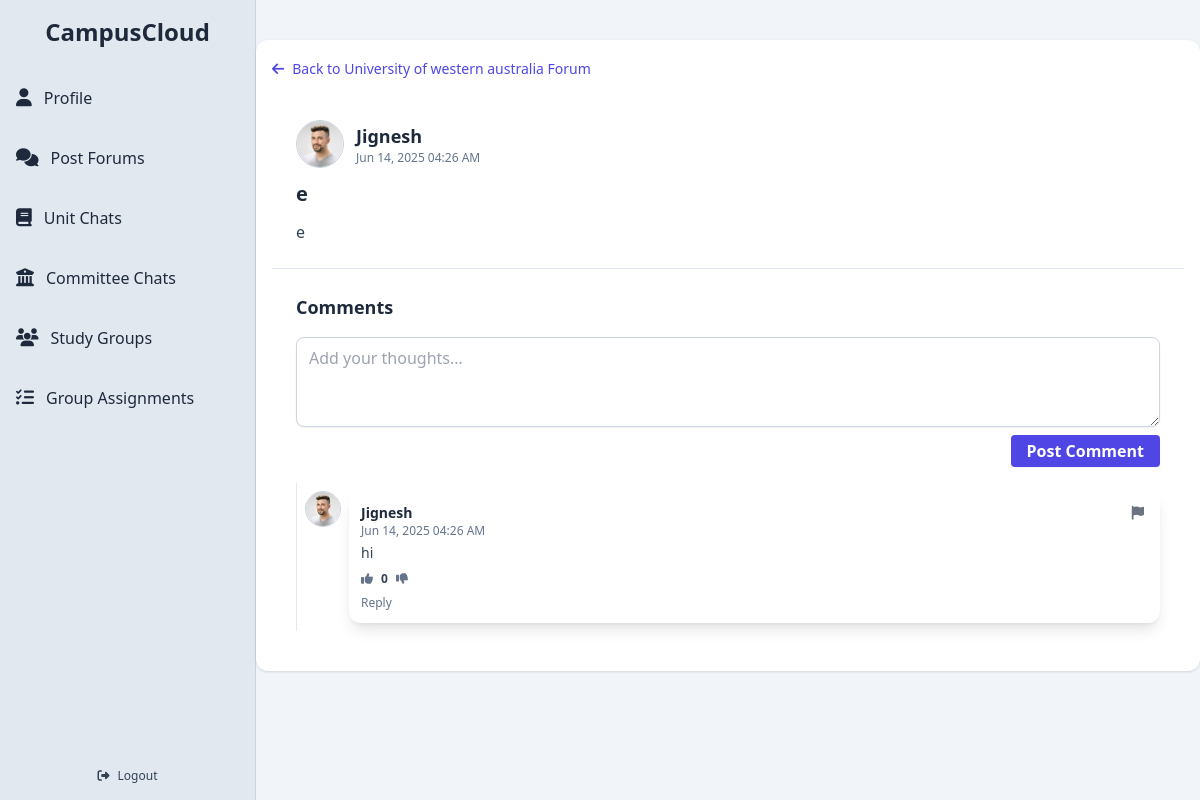
Page /post/7 on the committed database.
### app/models.py (models this page shows, shortened)
class User(db.Model, UserMixin):
    __tablename__ = 'users'
    id = db.Column(db.Integer, primary_key=True)
    display_name = db.Column(db.String(100))
    student_number = db.Column(db.String(50), nullable=False)
    email = db.Column(db.String(120), unique=True, nullable=False)
    password_hash = db.Column(db.String(128), nullable=False)
    bio = db.Column(db.Text)
    job_title = db.Column(db.String(100))
    phone = db.Column(db.String(20))
    university = db.Column(db.String(100))
    faculty = db.Column(db.String(100))
    major = db.Column(db.String(100))
    quote = db.Column(db.Text)
    skills = db.Column(db.Text)
    profile_picture = db.Column(db.String(255))
    cover_picture = db.Column(db.String(255))
    created_at = db.Column(db.DateTime, default=db.func.now())
    committees = db.relationship('Committee', secondary=user_committees, backref='members', lazy='dynamic')
    posts = db.relationship('Post', backref='author', cascade='all, delete-orphan', passive_deletes=True, lazy='dynamic')
    comments = db.relationship('Comment', backref='author', cascade='all, delete-orphan', passive_deletes=True, lazy='dynamic')
    liked_posts = db.relationship('Post', secondary=post_likes, backref=db.backref('likers', lazy='dynamic'))
    followers = db.relationship(
        'User', secondary=user_followers,
        primaryjoin=(user_followers.c.followed_id == id),
        secondaryjoin=(user_followers.c.follower_id == id),
        backref=db.backref('following', lazy='dynamic'),
        lazy='dynamic'
    )
    @property
    def skills_list(self):
        return [skill.strip() for skill in self.skills.split(',')] if self.skills else []

class Post(db.Model):
    __tablename__ = 'posts'
    id = db.Column(db.Integer, primary_key=True)
    title = db.Column(db.String(200))
    content = db.Column(db.Text, nullable=False)
    image_url = db.Column(db.String(255))
    created_at = db.Column(db.DateTime, default=db.func.now())
    user_id = db.Column(db.Integer, db.ForeignKey('users.id', ondelete='CASCADE', name='fk_posts_user_id'), nullable=False)
    committee_id = db.Column(db.Integer, db.ForeignKey('committees.id', ondelete='SET NULL', name='fk_posts_committee_id'), nullable=True)
    forum_id = db.Column(db.Integer, db.ForeignKey('forums.id', ondelete='SET NULL', name='fk_posts_forum_id'), nullable=True)
    committee = db.relationship('Committee', backref='posts', lazy='joined')
    comments = db.relationship('Comment', backref='post', cascade='all, delete-orphan', passive_deletes=True, lazy='dynamic')

class Comment(db.Model):
    __tablename__ = 'comments'
    id = db.Column(db.Integer, primary_key=True)
    content = db.Column(db.Text, nullable=False)
    created_at = db.Column(db.DateTime, default=db.func.now())
    post_id = db.Column(db.Integer, db.ForeignKey('posts.id', ondelete='CASCADE', name='fk_comments_post_id'), nullable=False)
    user_id = db.Column(db.Integer, db.ForeignKey('users.id', ondelete='CASCADE', name='fk_comments_user_id'), nullable=False)
    parent_id = db.Column(db.Integer, db.ForeignKey('comments.id', ondelete='CASCADE', name='fk_comments_parent_id'), nullable=True)
    replies = db.relationship(
        'Comment',
        backref=db.backref('parent', remote_side=[id]),
        cascade='all, delete-orphan',
        passive_deletes=True,
        lazy='joined'
    )
    votes = db.relationship(
        'CommentVote',
        backref='voted_comment',
        cascade='all, delete-orphan',
        passive_deletes=True,
        overlaps="comment_votes,voted_comment"
    )
    @property
    def score(self):
        return sum(vote.vote for vote in self.votes)
    def user_vote(self, user_id):
        for vote in self.votes:
            if vote.user_id == user_id:
                return vote.vote
        return 0

### app/routes.py (the view)
@bp.route('/post/<int:post_id>')
def post_thread(post_id):
    post = Post.query.get_or_404(post_id)
    comments = Comment.query.filter_by(post_id=post_id, parent_id=None).all()
    comments.sort(key=lambda c: (c.score, c.created_at), reverse=True)
    if post.forum_id is None:
        back_url = url_for('routes.general_forum')  # or 'routes.post_forum' if that's your preferred route
        back_label = "Cross-Uni Forum"
    else:
        slug = post.forum.university_domain.split('.')[0].lower()
        back_url = url_for('routes.forum', slug=slug)
        back_label = f"{post.forum.name} Forum"
    return render_template(
        'post_threadUI.html',
        post=post,
        comments=comments,
        back_url=back_url,
        back_label=back_label
    )

### app/__init__.py (called while the page is built)
def create_app(test_config=None):
    app = Flask(__name__)
    app.config['SECRET_KEY'] = 'w$$a9#^b2av#m2#jQ$s*G831!!6kgY@'
    BASE_DIR = os.path.abspath(os.path.dirname(__file__))
    DB_PATH = os.path.join(BASE_DIR, '../instance/app.db')
    app.config['SQLALCHEMY_DATABASE_URI'] = f'sqlite:///{DB_PATH}'
    if test_config:
        app.config.update(test_config)
    print("🚀 Using DB:", app.config['SQLALCHEMY_DATABASE_URI'])
    db.init_app(app)
    migrate.init_app(app, db)
    login_manager.init_app(app)
    login_manager.login_view = 'routes.index'
    from app.models import User
    @login_manager.user_loader
    def load_user(user_id):
        return User.query.get(int(user_id))
    @app.context_processor
    def inject_csrf_token():
        return dict(csrf_token=generate_csrf)
    from app.routes import bp as routes_bp
    app.register_blueprint(routes_bp)
    return app

### app/templates/post_threadUI.html (shortened to what this page needs)
{% extends "base.html" %}
{% block content %}
<div class="w-full bg-slate-100 min-h-screen py-6">
  <div class="mx-auto my-4 p-4 w-full max-w-6xl bg-white rounded-xl shadow overflow-hidden">
    <div class="mb-4">
        <a href="{{ back_url }}"
           class="inline-flex items-center gap-2 text-sm font-medium text-indigo-600 hover:text-indigo-800 transition">
          <i class="fas fa-arrow-left"></i> Back to {{ back_label }}
        </a>
    </div>
    <div class="p-6 flex flex-col gap-3 border-b border-slate-200">
      <div class="flex items-center gap-3">
        <a href="{{ url_for('routes.profile', user_id=post.author.id) }}">
          <img src="{{ post.author.profile_picture or 'https://cdn-icons-png.flaticon.com/512/149/149071.png' }}"
               alt="Profile picture"
               class="w-12 h-12 rounded-full object-cover border border-slate-300" />
        </a>
        <div>
          <a href="{{ url_for('routes.profile', user_id=post.author.id) }}" class="hover:underline">
            <h3 class="text-lg font-semibold text-slate-800">{{ post.author.display_name or 'Anonymous' }}</h3>
          </a>
          <p class="text-xs text-slate-500">{{ post.created_at.strftime('%b %d, %Y %I:%M %p') }}</p>
        </div>
      </div>
      <h2 class="text-xl font-bold text-slate-800">{{ post.title or 'Untitled Post' }}</h2>
      <p class="text-slate-700 text-base">{{ post.content }}</p>
    </div>
    <div class="p-6 flex flex-col gap-4">
      <h2 class="text-lg font-semibold text-slate-800">Comments</h2>
      <form id="commentForm" class="flex flex-col gap-2">
        <textarea id="commentContent" name="content" rows="3" placeholder="Add your thoughts..."
          class="w-full border border-slate-300 rounded-lg shadow-sm px-3 py-2 focus:ring focus:ring-indigo-200 focus:border-indigo-400 outline-none transition"></textarea>
        <button type="submit"
          class="self-end bg-indigo-600 hover:bg-indigo-700 text-white font-semibold px-4 py-1 rounded shadow-sm transition">Post
          Comment</button>
      </form>
      <div id="commentsContainer" class="space-y-4">
        {% macro render_comment(comment, level=0, is_reply=False) %}
        <div class="pl-{{ (level + 2) ~ '' }} py-2 border-l border-slate-200">
          <div class="flex gap-2 items-start relative">
            <a href="{{ url_for('routes.profile', user_id=comment.author.id) }}">
              <img src="{{ comment.author.profile_picture or 'https://cdn-icons-png.flaticon.com/512/149/149071.png' }}"
                   alt="Profile picture"
                   class="w-9 h-9 rounded-full object-cover border border-slate-300 shrink-0" />
            </a>
            <div class="flex-1 rounded-xl p-3 transition {{ level == 0 and 'bg-white shadow-lg hover:shadow-2xl' or 'bg-white shadow hover:shadow-md' }}">
              <a href="{{ url_for('routes.profile', user_id=comment.author.id) }}" class="hover:underline">
                <h4 class="text-sm font-semibold text-slate-800">{{ comment.author.display_name or 'Anonymous' }}</h4>
              </a>
              <p class="text-xs text-slate-500">{{ comment.created_at.strftime('%b %d, %Y %I:%M %p') }}</p>
              <p class="text-slate-700 text-sm mt-1">
                {{ comment.content }}
              </p>
              <div class="flex gap-2 items-center mt-2 text-xs">
                <button id="upvote-{{ comment.id }}"
                        onclick="voteComment({{ comment.id }}, 1)"
                        class="transition text-xs {% if comment.user_vote(current_user.id) == 1 %}text-green-600{% else %}text-slate-500{% endif %}">
                  <i class="fas fa-thumbs-up text-xs"></i>
                </button>
                <span id="comment-score-{{ comment.id }}" class="font-semibold text-slate-700">{{ comment.score }}</span>
                <button id="downvote-{{ comment.id }}"
                        onclick="voteComment({{ comment.id }}, -1)"
                        class="transition text-xs {% if comment.user_vote(current_user.id) == -1 %}text-red-600{% else %}text-slate-500{% endif %}">
                  <i class="fas fa-thumbs-down text-xs"></i>
                </button>
              </div>
              <button onclick="openReportModal(event, {{ comment.id }}, 'comment')" class="absolute top-2 right-2 flex items-center gap-1 text-gray-500 hover:text-red-600 transition text-xs px-2 py-1">
                <i class="fas fa-flag text-sm"></i>
              </button>
              <div class="flex justify-between items-center mt-2 text-xs text-slate-500">
                <button onclick="toggleReplyForm(this)" class="hover:text-indigo-600 transition">Reply</button>
              </div>
            </div>
          </div>
        </div>
        {% endmacro %}
        {% for comment in comments %}
        {{ render_comment(comment) }}
        {% endfor %}
      </div>
    </div>
  </div>
</div>
{% endblock %}

### rows in the picture
User: author (picture), author "Jignesh"
Post: created_at "Jun 14, 2025 04:26 AM", title "e", content "e"
Comment: author (picture), author "Jignesh", created_at "Jun 14, 2025 04:26 AM", content "hi", score "0"

### other values in the picture
{{ back_label }} "University of western australia Forum"
